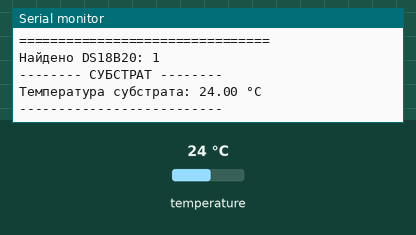
A sketch run on a simulated Arduino Uno, built with avr-gcc and run on an emulated ATmega328P. Parts: the last lines printed to the serial monitor. Inputs (shaded band) come from the test bench; at power-on: temperature 24 °C.

Above: at 2.2 s.
2.3 s: temperature set to 12 °C
At 5.6 s:
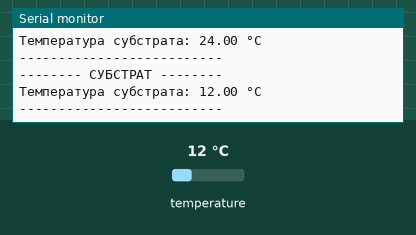
6.0 s: temperature set to 19 °C
At 7.8 s:
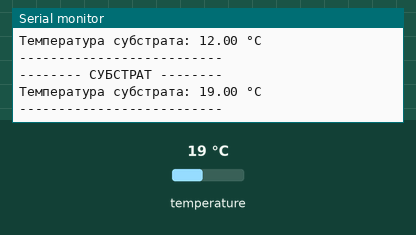
Timing chart, 0 to 9.3 s (numbered marks = the images above; inputs shaded):
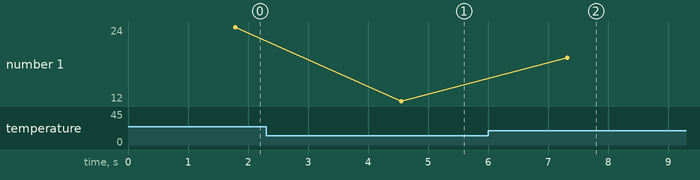

Measured:
- after the input at 2.3 s, the serial monitor: prints a new line after 2.3 s (image 1)
- after the input at 6.0 s, the serial monitor: prints a new line after 1.3 s (image 2)
- plotted number 1: 24 → 12 after the input at 2.3 s, 12 → 19 after the input at 6.0 s

The sketch:

stage4_DS18B20.ino
```cpp
#include <OneWire.h>
#include <DallasTemperature.h>

// =============================
// DS18B20
// =============================

#define ONE_WIRE_BUS 4

OneWire oneWire(ONE_WIRE_BUS);
DallasTemperature sensors(&oneWire);

// =============================
// SETUP
// =============================

void setup() {

  Serial.begin(115200);
  delay(1000);

  Serial.println();
  Serial.println("================================");
  Serial.println("       DS18B20 СТАРТ");
  Serial.println("================================");

  sensors.begin();

  int count = sensors.getDeviceCount();

  Serial.print("Найдено DS18B20: ");
  Serial.println(count);

  if (count == 0) {
    Serial.println("ОШИБКА: DS18B20 не найден!");
    Serial.println("Проверь VCC, GND, DATA и резистор 4.7 кОм.");
  }
}

// =============================
// LOOP
// =============================

void loop() {

  sensors.requestTemperatures();

  float temperature = sensors.getTempCByIndex(0);

  Serial.println();
  Serial.println("-------- СУБСТРАТ --------");

  if (temperature == DEVICE_DISCONNECTED_C) {

    Serial.println("DS18B20: ОШИБКА / НЕТ СВЯЗИ");

  } else {

    Serial.print("Температура субстрата: ");
    Serial.print(temperature, 2);
    Serial.println(" °C");
  }

  Serial.println("--------------------------");

  delay(2000);
}
```
